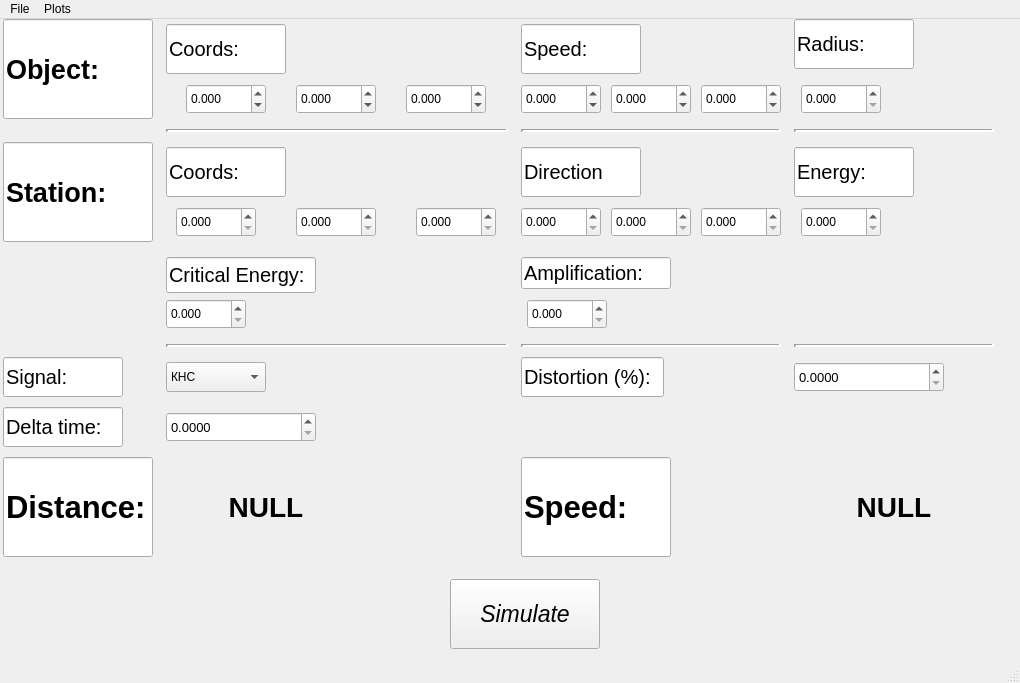
<?xml version="1.0" encoding="UTF-8"?>
<ui version="4.0">
 <class>MainWindow</class>
 <widget class="QMainWindow" name="MainWindow">
  <property name="geometry">
   <rect>
    <x>0</x>
    <y>0</y>
    <width>1020</width>
    <height>683</height>
   </rect>
  </property>
  <property name="sizePolicy">
   <sizepolicy hsizetype="Fixed" vsizetype="Fixed">
    <horstretch>0</horstretch>
    <verstretch>0</verstretch>
   </sizepolicy>
  </property>
  <property name="minimumSize">
   <size>
    <width>921</width>
    <height>604</height>
   </size>
  </property>
  <property name="windowTitle">
   <string>MainWindow</string>
  </property>
  <widget class="QWidget" name="centralwidget">
   <widget class="QPushButton" name="simulatePushButton">
    <property name="geometry">
     <rect>
      <x>450</x>
      <y>560</y>
      <width>150</width>
      <height>70</height>
     </rect>
    </property>
    <property name="minimumSize">
     <size>
      <width>150</width>
      <height>70</height>
     </size>
    </property>
    <property name="maximumSize">
     <size>
      <width>150</width>
      <height>70</height>
     </size>
    </property>
    <property name="font">
     <font>
      <pointsize>17</pointsize>
      <italic>true</italic>
     </font>
    </property>
    <property name="text">
     <string>Simulate</string>
    </property>
   </widget>
   <widget class="QWidget" name="gridLayoutWidget">
    <property name="geometry">
     <rect>
      <x>0</x>
      <y>0</y>
      <width>1001</width>
      <height>538</height>
     </rect>
    </property>
    <layout class="QGridLayout" name="gridLayout" rowstretch="0,0,0,0,0,0,0,0">
     <property name="spacing">
      <number>10</number>
     </property>
     <item row="0" column="3">
      <layout class="QVBoxLayout" name="verticalLayout">
       <property name="leftMargin">
        <number>0</number>
       </property>
       <property name="rightMargin">
        <number>0</number>
       </property>
       <item>
        <widget class="QLineEdit" name="lineEdit_4">
         <property name="maximumSize">
          <size>
           <width>120</width>
           <height>50</height>
          </size>
         </property>
         <property name="font">
          <font>
           <pointsize>15</pointsize>
          </font>
         </property>
         <property name="text">
          <string>Radius:</string>
         </property>
         <property name="readOnly">
          <bool>true</bool>
         </property>
        </widget>
       </item>
       <item>
        <layout class="QHBoxLayout" name="horizontalLayout_7">
         <property name="topMargin">
          <number>5</number>
         </property>
         <property name="rightMargin">
          <number>105</number>
         </property>
         <property name="bottomMargin">
          <number>5</number>
         </property>
         <item>
          <widget class="QDoubleSpinBox" name="obj_radius">
           <property name="sizePolicy">
            <sizepolicy hsizetype="Fixed" vsizetype="Fixed">
             <horstretch>0</horstretch>
             <verstretch>0</verstretch>
            </sizepolicy>
           </property>
           <property name="minimumSize">
            <size>
             <width>80</width>
             <height>30</height>
            </size>
           </property>
           <property name="maximumSize">
            <size>
             <width>80</width>
             <height>30</height>
            </size>
           </property>
           <property name="decimals">
            <number>3</number>
           </property>
          </widget>
         </item>
        </layout>
       </item>
      </layout>
     </item>
     <item row="7" column="0">
      <widget class="QLineEdit" name="lineEdit_13">
       <property name="minimumSize">
        <size>
         <width>150</width>
         <height>100</height>
        </size>
       </property>
       <property name="maximumSize">
        <size>
         <width>150</width>
         <height>100</height>
        </size>
       </property>
       <property name="font">
        <font>
         <pointsize>23</pointsize>
         <bold>true</bold>
        </font>
       </property>
       <property name="text">
        <string>Distance:</string>
       </property>
      </widget>
     </item>
     <item row="0" column="1">
      <layout class="QVBoxLayout" name="verticalLayout_2">
       <property name="sizeConstraint">
        <enum>QLayout::SetDefaultConstraint</enum>
       </property>
       <property name="topMargin">
        <number>5</number>
       </property>
       <property name="bottomMargin">
        <number>5</number>
       </property>
       <item>
        <widget class="QLineEdit" name="lineEdit_2">
         <property name="sizePolicy">
          <sizepolicy hsizetype="Fixed" vsizetype="Fixed">
           <horstretch>0</horstretch>
           <verstretch>0</verstretch>
          </sizepolicy>
         </property>
         <property name="maximumSize">
          <size>
           <width>120</width>
           <height>50</height>
          </size>
         </property>
         <property name="font">
          <font>
           <pointsize>15</pointsize>
          </font>
         </property>
         <property name="text">
          <string>Coords:</string>
         </property>
         <property name="readOnly">
          <bool>true</bool>
         </property>
        </widget>
       </item>
       <item>
        <layout class="QHBoxLayout" name="horizontalLayout_2">
         <property name="spacing">
          <number>10</number>
         </property>
         <property name="rightMargin">
          <number>0</number>
         </property>
         <item>
          <widget class="QDoubleSpinBox" name="obj_coords_x">
           <property name="sizePolicy">
            <sizepolicy hsizetype="Fixed" vsizetype="Fixed">
             <horstretch>0</horstretch>
             <verstretch>0</verstretch>
            </sizepolicy>
           </property>
           <property name="minimumSize">
            <size>
             <width>80</width>
             <height>30</height>
            </size>
           </property>
           <property name="maximumSize">
            <size>
             <width>80</width>
             <height>30</height>
            </size>
           </property>
           <property name="decimals">
            <number>3</number>
           </property>
           <property name="minimum">
            <double>-99.989999999999995</double>
           </property>
          </widget>
         </item>
         <item>
          <widget class="QDoubleSpinBox" name="obj_coords_y">
           <property name="sizePolicy">
            <sizepolicy hsizetype="Fixed" vsizetype="Fixed">
             <horstretch>0</horstretch>
             <verstretch>0</verstretch>
            </sizepolicy>
           </property>
           <property name="minimumSize">
            <size>
             <width>80</width>
             <height>30</height>
            </size>
           </property>
           <property name="maximumSize">
            <size>
             <width>80</width>
             <height>30</height>
            </size>
           </property>
           <property name="decimals">
            <number>3</number>
           </property>
           <property name="minimum">
            <double>-99.989999999999995</double>
           </property>
          </widget>
         </item>
         <item>
          <widget class="QDoubleSpinBox" name="obj_coords_z">
           <property name="sizePolicy">
            <sizepolicy hsizetype="Fixed" vsizetype="Fixed">
             <horstretch>0</horstretch>
             <verstretch>0</verstretch>
            </sizepolicy>
           </property>
           <property name="minimumSize">
            <size>
             <width>80</width>
             <height>30</height>
            </size>
           </property>
           <property name="maximumSize">
            <size>
             <width>80</width>
             <height>30</height>
            </size>
           </property>
           <property name="decimals">
            <number>3</number>
           </property>
           <property name="minimum">
            <double>-99.989999999999995</double>
           </property>
          </widget>
         </item>
        </layout>
       </item>
      </layout>
     </item>
     <item row="1" column="2">
      <widget class="Line" name="line_2">
       <property name="styleSheet">
        <string notr="true">background-color: rgb(235, 238, 255);</string>
       </property>
       <property name="lineWidth">
        <number>3</number>
       </property>
       <property name="orientation">
        <enum>Qt::Horizontal</enum>
       </property>
      </widget>
     </item>
     <item row="4" column="3">
      <widget class="Line" name="line_6">
       <property name="styleSheet">
        <string notr="true">background-color: rgb(235, 238, 255);</string>
       </property>
       <property name="lineWidth">
        <number>3</number>
       </property>
       <property name="orientation">
        <enum>Qt::Horizontal</enum>
       </property>
      </widget>
     </item>
     <item row="5" column="1">
      <widget class="QComboBox" name="comboBox">
       <property name="sizePolicy">
        <sizepolicy hsizetype="Fixed" vsizetype="Fixed">
         <horstretch>100</horstretch>
         <verstretch>0</verstretch>
        </sizepolicy>
       </property>
       <property name="minimumSize">
        <size>
         <width>100</width>
         <height>30</height>
        </size>
       </property>
       <item>
        <property name="text">
         <string>КНС</string>
        </property>
       </item>
       <item>
        <property name="text">
         <string>ЛЧМ</string>
        </property>
       </item>
      </widget>
     </item>
     <item row="1" column="3">
      <widget class="Line" name="line_3">
       <property name="styleSheet">
        <string notr="true">background-color: rgb(235, 238, 255);</string>
       </property>
       <property name="lineWidth">
        <number>3</number>
       </property>
       <property name="orientation">
        <enum>Qt::Horizontal</enum>
       </property>
      </widget>
     </item>
     <item row="7" column="3">
      <widget class="QLabel" name="speed_label">
       <property name="minimumSize">
        <size>
         <width>200</width>
         <height>100</height>
        </size>
       </property>
       <property name="maximumSize">
        <size>
         <width>200</width>
         <height>100</height>
        </size>
       </property>
       <property name="font">
        <font>
         <pointsize>21</pointsize>
         <bold>true</bold>
        </font>
       </property>
       <property name="text">
        <string>NULL</string>
       </property>
       <property name="alignment">
        <set>Qt::AlignCenter</set>
       </property>
      </widget>
     </item>
     <item row="0" column="0">
      <widget class="QLineEdit" name="lineEdit">
       <property name="minimumSize">
        <size>
         <width>150</width>
         <height>100</height>
        </size>
       </property>
       <property name="maximumSize">
        <size>
         <width>150</width>
         <height>100</height>
        </size>
       </property>
       <property name="font">
        <font>
         <pointsize>20</pointsize>
         <bold>true</bold>
        </font>
       </property>
       <property name="text">
        <string>Object:</string>
       </property>
       <property name="readOnly">
        <bool>true</bool>
       </property>
      </widget>
     </item>
     <item row="2" column="0">
      <widget class="QLineEdit" name="lineEdit_5">
       <property name="minimumSize">
        <size>
         <width>150</width>
         <height>100</height>
        </size>
       </property>
       <property name="maximumSize">
        <size>
         <width>150</width>
         <height>100</height>
        </size>
       </property>
       <property name="font">
        <font>
         <pointsize>20</pointsize>
         <bold>true</bold>
        </font>
       </property>
       <property name="styleSheet">
        <string notr="true"/>
       </property>
       <property name="text">
        <string>Station:</string>
       </property>
       <property name="readOnly">
        <bool>true</bool>
       </property>
      </widget>
     </item>
     <item row="5" column="0">
      <widget class="QLineEdit" name="lineEdit_8">
       <property name="enabled">
        <bool>true</bool>
       </property>
       <property name="sizePolicy">
        <sizepolicy hsizetype="Fixed" vsizetype="Fixed">
         <horstretch>0</horstretch>
         <verstretch>0</verstretch>
        </sizepolicy>
       </property>
       <property name="minimumSize">
        <size>
         <width>120</width>
         <height>40</height>
        </size>
       </property>
       <property name="maximumSize">
        <size>
         <width>120</width>
         <height>40</height>
        </size>
       </property>
       <property name="font">
        <font>
         <pointsize>15</pointsize>
        </font>
       </property>
       <property name="text">
        <string>Signal:</string>
       </property>
       <property name="readOnly">
        <bool>true</bool>
       </property>
      </widget>
     </item>
     <item row="1" column="1">
      <widget class="Line" name="line">
       <property name="styleSheet">
        <string notr="true">background-color: rgb(235, 238, 255);</string>
       </property>
       <property name="lineWidth">
        <number>3</number>
       </property>
       <property name="orientation">
        <enum>Qt::Horizontal</enum>
       </property>
      </widget>
     </item>
     <item row="4" column="2">
      <widget class="Line" name="line_5">
       <property name="styleSheet">
        <string notr="true">background-color: rgb(235, 238, 255);</string>
       </property>
       <property name="lineWidth">
        <number>3</number>
       </property>
       <property name="orientation">
        <enum>Qt::Horizontal</enum>
       </property>
      </widget>
     </item>
     <item row="2" column="2">
      <layout class="QVBoxLayout" name="verticalLayout_6">
       <property name="topMargin">
        <number>5</number>
       </property>
       <property name="bottomMargin">
        <number>5</number>
       </property>
       <item>
        <widget class="QLineEdit" name="lineEdit_7">
         <property name="maximumSize">
          <size>
           <width>120</width>
           <height>50</height>
          </size>
         </property>
         <property name="font">
          <font>
           <pointsize>15</pointsize>
          </font>
         </property>
         <property name="text">
          <string>Direction</string>
         </property>
         <property name="readOnly">
          <bool>true</bool>
         </property>
        </widget>
       </item>
       <item>
        <layout class="QHBoxLayout" name="horizontalLayout_6">
         <property name="spacing">
          <number>10</number>
         </property>
         <item>
          <widget class="QDoubleSpinBox" name="station_direction_x">
           <property name="sizePolicy">
            <sizepolicy hsizetype="Fixed" vsizetype="Fixed">
             <horstretch>0</horstretch>
             <verstretch>0</verstretch>
            </sizepolicy>
           </property>
           <property name="minimumSize">
            <size>
             <width>80</width>
             <height>0</height>
            </size>
           </property>
           <property name="maximumSize">
            <size>
             <width>80</width>
             <height>30</height>
            </size>
           </property>
           <property name="decimals">
            <number>3</number>
           </property>
          </widget>
         </item>
         <item>
          <widget class="QDoubleSpinBox" name="station_direction_y">
           <property name="sizePolicy">
            <sizepolicy hsizetype="Fixed" vsizetype="Fixed">
             <horstretch>0</horstretch>
             <verstretch>0</verstretch>
            </sizepolicy>
           </property>
           <property name="minimumSize">
            <size>
             <width>80</width>
             <height>30</height>
            </size>
           </property>
           <property name="maximumSize">
            <size>
             <width>80</width>
             <height>30</height>
            </size>
           </property>
           <property name="decimals">
            <number>3</number>
           </property>
          </widget>
         </item>
         <item>
          <widget class="QDoubleSpinBox" name="station_direction_z">
           <property name="minimumSize">
            <size>
             <width>80</width>
             <height>30</height>
            </size>
           </property>
           <property name="maximumSize">
            <size>
             <width>80</width>
             <height>30</height>
            </size>
           </property>
           <property name="decimals">
            <number>3</number>
           </property>
          </widget>
         </item>
        </layout>
       </item>
      </layout>
     </item>
     <item row="2" column="1">
      <layout class="QVBoxLayout" name="verticalLayout_5">
       <property name="sizeConstraint">
        <enum>QLayout::SetDefaultConstraint</enum>
       </property>
       <property name="leftMargin">
        <number>0</number>
       </property>
       <property name="topMargin">
        <number>5</number>
       </property>
       <property name="rightMargin">
        <number>0</number>
       </property>
       <property name="bottomMargin">
        <number>5</number>
       </property>
       <item>
        <widget class="QLineEdit" name="lineEdit_6">
         <property name="sizePolicy">
          <sizepolicy hsizetype="Fixed" vsizetype="Fixed">
           <horstretch>0</horstretch>
           <verstretch>0</verstretch>
          </sizepolicy>
         </property>
         <property name="maximumSize">
          <size>
           <width>120</width>
           <height>50</height>
          </size>
         </property>
         <property name="font">
          <font>
           <pointsize>15</pointsize>
          </font>
         </property>
         <property name="text">
          <string>Coords:</string>
         </property>
         <property name="readOnly">
          <bool>true</bool>
         </property>
        </widget>
       </item>
       <item>
        <layout class="QHBoxLayout" name="horizontalLayout_5">
         <property name="spacing">
          <number>30</number>
         </property>
         <property name="rightMargin">
          <number>0</number>
         </property>
         <item>
          <widget class="QDoubleSpinBox" name="station_coords_x">
           <property name="sizePolicy">
            <sizepolicy hsizetype="Fixed" vsizetype="Fixed">
             <horstretch>0</horstretch>
             <verstretch>0</verstretch>
            </sizepolicy>
           </property>
           <property name="minimumSize">
            <size>
             <width>80</width>
             <height>30</height>
            </size>
           </property>
           <property name="maximumSize">
            <size>
             <width>80</width>
             <height>30</height>
            </size>
           </property>
           <property name="decimals">
            <number>3</number>
           </property>
          </widget>
         </item>
         <item>
          <widget class="QDoubleSpinBox" name="station_coords_y">
           <property name="sizePolicy">
            <sizepolicy hsizetype="Fixed" vsizetype="Fixed">
             <horstretch>0</horstretch>
             <verstretch>0</verstretch>
            </sizepolicy>
           </property>
           <property name="minimumSize">
            <size>
             <width>80</width>
             <height>30</height>
            </size>
           </property>
           <property name="maximumSize">
            <size>
             <width>80</width>
             <height>30</height>
            </size>
           </property>
           <property name="decimals">
            <number>3</number>
           </property>
          </widget>
         </item>
         <item>
          <widget class="QDoubleSpinBox" name="station_coords_z">
           <property name="sizePolicy">
            <sizepolicy hsizetype="Fixed" vsizetype="Fixed">
             <horstretch>0</horstretch>
             <verstretch>0</verstretch>
            </sizepolicy>
           </property>
           <property name="minimumSize">
            <size>
             <width>80</width>
             <height>30</height>
            </size>
           </property>
           <property name="maximumSize">
            <size>
             <width>80</width>
             <height>30</height>
            </size>
           </property>
           <property name="decimals">
            <number>3</number>
           </property>
          </widget>
         </item>
        </layout>
       </item>
      </layout>
     </item>
     <item row="3" column="1">
      <layout class="QVBoxLayout" name="verticalLayout_10">
       <property name="spacing">
        <number>6</number>
       </property>
       <property name="sizeConstraint">
        <enum>QLayout::SetDefaultConstraint</enum>
       </property>
       <property name="leftMargin">
        <number>0</number>
       </property>
       <property name="topMargin">
        <number>5</number>
       </property>
       <property name="rightMargin">
        <number>0</number>
       </property>
       <property name="bottomMargin">
        <number>5</number>
       </property>
       <item>
        <widget class="QLineEdit" name="lineEdit_12">
         <property name="maximumSize">
          <size>
           <width>150</width>
           <height>50</height>
          </size>
         </property>
         <property name="font">
          <font>
           <pointsize>15</pointsize>
          </font>
         </property>
         <property name="text">
          <string>Critical Energy:</string>
         </property>
         <property name="readOnly">
          <bool>true</bool>
         </property>
        </widget>
       </item>
       <item>
        <layout class="QHBoxLayout" name="horizontalLayout_11">
         <property name="rightMargin">
          <number>262</number>
         </property>
         <item>
          <widget class="QDoubleSpinBox" name="station_cr_energy">
           <property name="sizePolicy">
            <sizepolicy hsizetype="Fixed" vsizetype="Fixed">
             <horstretch>0</horstretch>
             <verstretch>0</verstretch>
            </sizepolicy>
           </property>
           <property name="minimumSize">
            <size>
             <width>80</width>
             <height>30</height>
            </size>
           </property>
           <property name="maximumSize">
            <size>
             <width>80</width>
             <height>30</height>
            </size>
           </property>
           <property name="decimals">
            <number>3</number>
           </property>
          </widget>
         </item>
        </layout>
       </item>
      </layout>
     </item>
     <item row="2" column="3">
      <layout class="QVBoxLayout" name="verticalLayout_8">
       <property name="topMargin">
        <number>5</number>
       </property>
       <property name="bottomMargin">
        <number>5</number>
       </property>
       <item>
        <widget class="QLineEdit" name="lineEdit_10">
         <property name="maximumSize">
          <size>
           <width>120</width>
           <height>50</height>
          </size>
         </property>
         <property name="font">
          <font>
           <pointsize>15</pointsize>
          </font>
         </property>
         <property name="text">
          <string>Energy:</string>
         </property>
         <property name="readOnly">
          <bool>true</bool>
         </property>
        </widget>
       </item>
       <item>
        <layout class="QHBoxLayout" name="horizontalLayout_10">
         <property name="rightMargin">
          <number>105</number>
         </property>
         <item>
          <widget class="QDoubleSpinBox" name="station_energy">
           <property name="sizePolicy">
            <sizepolicy hsizetype="Fixed" vsizetype="Fixed">
             <horstretch>0</horstretch>
             <verstretch>0</verstretch>
            </sizepolicy>
           </property>
           <property name="minimumSize">
            <size>
             <width>80</width>
             <height>30</height>
            </size>
           </property>
           <property name="maximumSize">
            <size>
             <width>80</width>
             <height>30</height>
            </size>
           </property>
           <property name="decimals">
            <number>3</number>
           </property>
          </widget>
         </item>
        </layout>
       </item>
      </layout>
     </item>
     <item row="0" column="2">
      <layout class="QVBoxLayout" name="verticalLayout_3">
       <property name="topMargin">
        <number>5</number>
       </property>
       <property name="rightMargin">
        <number>0</number>
       </property>
       <property name="bottomMargin">
        <number>5</number>
       </property>
       <item>
        <widget class="QLineEdit" name="lineEdit_3">
         <property name="maximumSize">
          <size>
           <width>120</width>
           <height>50</height>
          </size>
         </property>
         <property name="font">
          <font>
           <pointsize>15</pointsize>
          </font>
         </property>
         <property name="text">
          <string>Speed:</string>
         </property>
         <property name="readOnly">
          <bool>true</bool>
         </property>
        </widget>
       </item>
       <item>
        <layout class="QHBoxLayout" name="horizontalLayout_3">
         <property name="spacing">
          <number>10</number>
         </property>
         <property name="rightMargin">
          <number>0</number>
         </property>
         <item>
          <widget class="QDoubleSpinBox" name="obj_speed_x">
           <property name="sizePolicy">
            <sizepolicy hsizetype="Fixed" vsizetype="Fixed">
             <horstretch>0</horstretch>
             <verstretch>0</verstretch>
            </sizepolicy>
           </property>
           <property name="minimumSize">
            <size>
             <width>80</width>
             <height>30</height>
            </size>
           </property>
           <property name="maximumSize">
            <size>
             <width>80</width>
             <height>30</height>
            </size>
           </property>
           <property name="decimals">
            <number>3</number>
           </property>
           <property name="minimum">
            <double>-99.989999999999995</double>
           </property>
          </widget>
         </item>
         <item>
          <widget class="QDoubleSpinBox" name="obj_speed_y">
           <property name="sizePolicy">
            <sizepolicy hsizetype="Fixed" vsizetype="Fixed">
             <horstretch>0</horstretch>
             <verstretch>0</verstretch>
            </sizepolicy>
           </property>
           <property name="minimumSize">
            <size>
             <width>80</width>
             <height>30</height>
            </size>
           </property>
           <property name="maximumSize">
            <size>
             <width>80</width>
             <height>30</height>
            </size>
           </property>
           <property name="decimals">
            <number>3</number>
           </property>
           <property name="minimum">
            <double>-99.989999999999995</double>
           </property>
          </widget>
         </item>
         <item>
          <widget class="QDoubleSpinBox" name="obj_speed_z">
           <property name="minimumSize">
            <size>
             <width>80</width>
             <height>30</height>
            </size>
           </property>
           <property name="maximumSize">
            <size>
             <width>80</width>
             <height>30</height>
            </size>
           </property>
           <property name="decimals">
            <number>3</number>
           </property>
           <property name="minimum">
            <double>-99.989999999999995</double>
           </property>
          </widget>
         </item>
        </layout>
       </item>
      </layout>
     </item>
     <item row="3" column="2">
      <layout class="QVBoxLayout" name="verticalLayout_11">
       <property name="leftMargin">
        <number>0</number>
       </property>
       <property name="topMargin">
        <number>5</number>
       </property>
       <property name="rightMargin">
        <number>0</number>
       </property>
       <property name="bottomMargin">
        <number>5</number>
       </property>
       <item>
        <widget class="QLineEdit" name="lineEdit_9">
         <property name="maximumSize">
          <size>
           <width>150</width>
           <height>50</height>
          </size>
         </property>
         <property name="font">
          <font>
           <pointsize>15</pointsize>
          </font>
         </property>
         <property name="text">
          <string>Amplification:</string>
         </property>
         <property name="readOnly">
          <bool>true</bool>
         </property>
        </widget>
       </item>
       <item>
        <layout class="QHBoxLayout" name="horizontalLayout_12">
         <property name="rightMargin">
          <number>168</number>
         </property>
         <item>
          <widget class="QDoubleSpinBox" name="station_amplification">
           <property name="sizePolicy">
            <sizepolicy hsizetype="Fixed" vsizetype="Fixed">
             <horstretch>0</horstretch>
             <verstretch>0</verstretch>
            </sizepolicy>
           </property>
           <property name="minimumSize">
            <size>
             <width>80</width>
             <height>30</height>
            </size>
           </property>
           <property name="maximumSize">
            <size>
             <width>80</width>
             <height>30</height>
            </size>
           </property>
           <property name="decimals">
            <number>3</number>
           </property>
          </widget>
         </item>
        </layout>
       </item>
      </layout>
     </item>
     <item row="5" column="3">
      <widget class="QDoubleSpinBox" name="station_distortion">
       <property name="sizePolicy">
        <sizepolicy hsizetype="Fixed" vsizetype="Fixed">
         <horstretch>0</horstretch>
         <verstretch>0</verstretch>
        </sizepolicy>
       </property>
       <property name="minimumSize">
        <size>
         <width>150</width>
         <height>30</height>
        </size>
       </property>
       <property name="font">
        <font>
         <pointsize>10</pointsize>
        </font>
       </property>
       <property name="decimals">
        <number>4</number>
       </property>
      </widget>
     </item>
     <item row="7" column="1">
      <widget class="QLabel" name="distance_label">
       <property name="minimumSize">
        <size>
         <width>200</width>
         <height>100</height>
        </size>
       </property>
       <property name="maximumSize">
        <size>
         <width>200</width>
         <height>100</height>
        </size>
       </property>
       <property name="font">
        <font>
         <pointsize>21</pointsize>
         <bold>true</bold>
        </font>
       </property>
       <property name="text">
        <string>NULL</string>
       </property>
       <property name="alignment">
        <set>Qt::AlignCenter</set>
       </property>
      </widget>
     </item>
     <item row="7" column="2">
      <widget class="QLineEdit" name="lineEdit_11">
       <property name="minimumSize">
        <size>
         <width>150</width>
         <height>100</height>
        </size>
       </property>
       <property name="maximumSize">
        <size>
         <width>150</width>
         <height>100</height>
        </size>
       </property>
       <property name="font">
        <font>
         <pointsize>23</pointsize>
         <bold>true</bold>
        </font>
       </property>
       <property name="text">
        <string>Speed:</string>
       </property>
      </widget>
     </item>
     <item row="4" column="1">
      <widget class="Line" name="line_4">
       <property name="styleSheet">
        <string notr="true">background-color: rgb(235, 238, 255);</string>
       </property>
       <property name="lineWidth">
        <number>3</number>
       </property>
       <property name="orientation">
        <enum>Qt::Horizontal</enum>
       </property>
      </widget>
     </item>
     <item row="5" column="2">
      <widget class="QLineEdit" name="lineEdit_14">
       <property name="sizePolicy">
        <sizepolicy hsizetype="Fixed" vsizetype="Fixed">
         <horstretch>0</horstretch>
         <verstretch>0</verstretch>
        </sizepolicy>
       </property>
       <property name="minimumSize">
        <size>
         <width>120</width>
         <height>40</height>
        </size>
       </property>
       <property name="maximumSize">
        <size>
         <width>143</width>
         <height>40</height>
        </size>
       </property>
       <property name="font">
        <font>
         <pointsize>15</pointsize>
        </font>
       </property>
       <property name="text">
        <string>Distortion (%):</string>
       </property>
       <property name="readOnly">
        <bool>true</bool>
       </property>
      </widget>
     </item>
     <item row="6" column="0">
      <widget class="QLineEdit" name="lineEdit_15">
       <property name="enabled">
        <bool>true</bool>
       </property>
       <property name="sizePolicy">
        <sizepolicy hsizetype="Fixed" vsizetype="Fixed">
         <horstretch>0</horstretch>
         <verstretch>0</verstretch>
        </sizepolicy>
       </property>
       <property name="minimumSize">
        <size>
         <width>120</width>
         <height>40</height>
        </size>
       </property>
       <property name="maximumSize">
        <size>
         <width>120</width>
         <height>40</height>
        </size>
       </property>
       <property name="font">
        <font>
         <pointsize>15</pointsize>
        </font>
       </property>
       <property name="text">
        <string>Delta time:</string>
       </property>
       <property name="readOnly">
        <bool>true</bool>
       </property>
      </widget>
     </item>
     <item row="6" column="1">
      <widget class="QDoubleSpinBox" name="station_delta">
       <property name="sizePolicy">
        <sizepolicy hsizetype="Fixed" vsizetype="Fixed">
         <horstretch>0</horstretch>
         <verstretch>0</verstretch>
        </sizepolicy>
       </property>
       <property name="minimumSize">
        <size>
         <width>150</width>
         <height>30</height>
        </size>
       </property>
       <property name="font">
        <font>
         <pointsize>10</pointsize>
        </font>
       </property>
       <property name="decimals">
        <number>4</number>
       </property>
      </widget>
     </item>
    </layout>
   </widget>
  </widget>
  <widget class="QMenuBar" name="menubar">
   <property name="geometry">
    <rect>
     <x>0</x>
     <y>0</y>
     <width>1020</width>
     <height>22</height>
    </rect>
   </property>
   <widget class="QMenu" name="menuPlots">
    <property name="sizePolicy">
     <sizepolicy hsizetype="Preferred" vsizetype="Preferred">
      <horstretch>0</horstretch>
      <verstretch>0</verstretch>
     </sizepolicy>
    </property>
    <property name="minimumSize">
     <size>
      <width>0</width>
      <height>0</height>
     </size>
    </property>
    <property name="maximumSize">
     <size>
      <width>16777215</width>
      <height>16777215</height>
     </size>
    </property>
    <property name="title">
     <string>Plots</string>
    </property>
    <addaction name="actionDrawScene"/>
   </widget>
   <widget class="QMenu" name="menuSave">
    <property name="sizePolicy">
     <sizepolicy hsizetype="Fixed" vsizetype="Preferred">
      <horstretch>0</horstretch>
      <verstretch>0</verstretch>
     </sizepolicy>
    </property>
    <property name="minimumSize">
     <size>
      <width>100</width>
      <height>0</height>
     </size>
    </property>
    <property name="title">
     <string>File</string>
    </property>
    <addaction name="actionSave"/>
   </widget>
   <addaction name="menuSave"/>
   <addaction name="menuPlots"/>
  </widget>
  <widget class="QStatusBar" name="statusbar"/>
  <action name="actionSave">
   <property name="text">
    <string>Save results</string>
   </property>
  </action>
  <action name="actionDrawScene">
   <property name="text">
    <string>Draw scene</string>
   </property>
  </action>
 </widget>
 <resources/>
 <connections/>
</ui>
